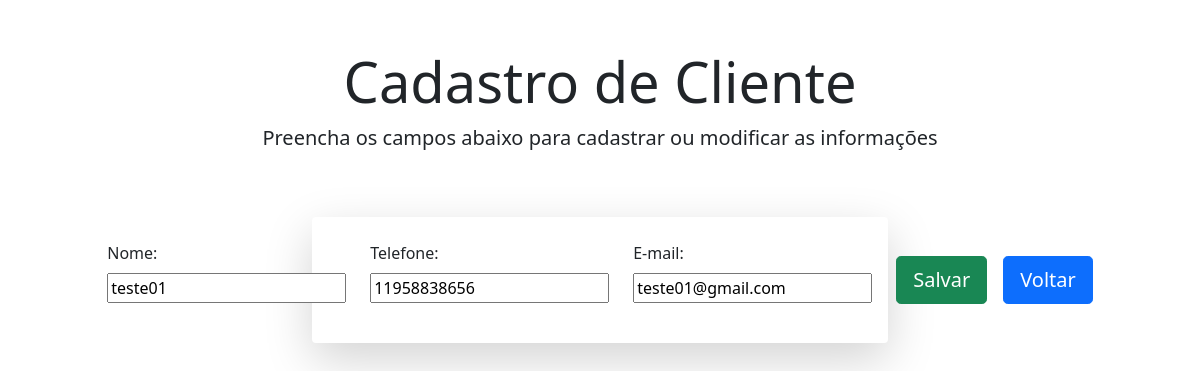
/edit/28/, run on an earlier commit of the app's database.
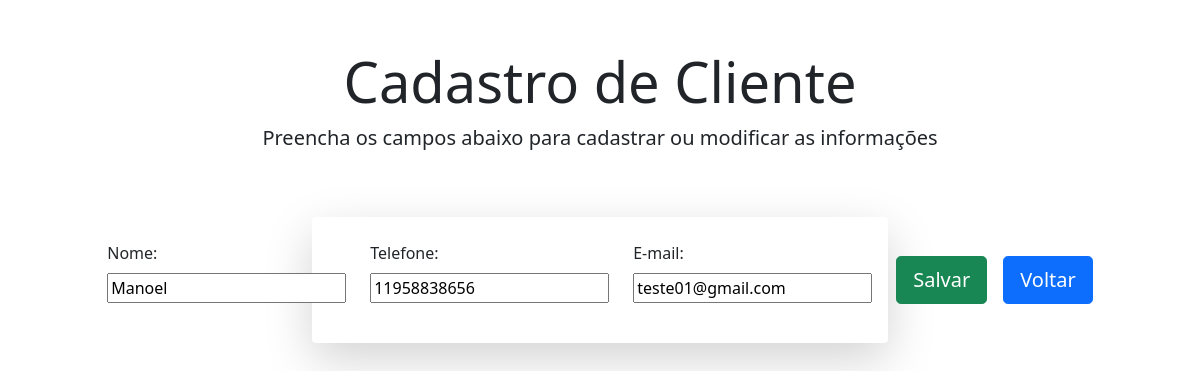
And on a later commit of the database.
### app/models.py (models this page shows)
class User (models.Model):
    username = models.CharField(max_length=20)
    phone = models.IntegerField(max_length=11)
    email = models.EmailField(max_length=254)

### app/views.py (the view)
# urls.py: path('edit/<int:pk>/', edit, name='edit'),
def edit(request, pk):
    data = {}
    data['db'] = User.objects.get(pk = pk)
    data['form'] = UserForm(instance=data['db'])
    return render(request, 'form.html', data)

### app/forms.py
class UserForm(ModelForm):
    class Meta:
        model = User
        fields = ['username', 'phone' , 'email']

### app/templates/form.html (shortened to what this page needs)
{% load static %}
<!DOCTYPE html>
<html lang="pt-br">
<head>
    <link href="https://cdn.jsdelivr.net/npm/bootstrap@5.1.3/dist/css/bootstrap.min.css" rel="stylesheet"
>
</head>
<body>
    <main>
        <div class="col-12 text-center py-5">
            <h1 class="display-4">Cadastro de Cliente</h1>
            <p class="lead">Preencha os campos abaixo para cadastrar ou modificar as informações</p>
        </div>
        <div class="col-12 col-md-8 col-lg-6 m-auto container">
            <form name="form" id="form" action="{% if db %} /update/{{db.id}}/ {%else%} /create/ {% endif %}"
                method="POST" class="shadow-lg p-4 rounded bg-white d-flex align-items-center justify-content-center">
                <div class="form-group mb-3 d-flex flex-column me-4">
                    <label for="username" class="form-label">Nome:</label>
                    {{ form.username }}
                </div>
                <div class="form-group mb-3 d-flex flex-column me-4">
                    <label for="phone" class="form-label">Telefone:</label>
                    {{ form.phone }}
                </div>
                <div class="form-group mb-3 d-flex flex-column me-4">
                    <label for="email" class="form-label">E-mail:</label>
                    {{ form.email }}
                </div>
                <div class="text-center me-3">
                    <input type="submit" class="btn btn-success btn-lg" value="Salvar">
                </div>
                <div class="text-center">
                    <a href="/" class="btn btn-primary btn-lg">Voltar</a>
                </div>
            </form>
        </div>
    </main>
</body>
</html>

What changed in the data, as far as the page shows it:
changed User "teste01@gmail.com": username "teste01" → "Manoel"
